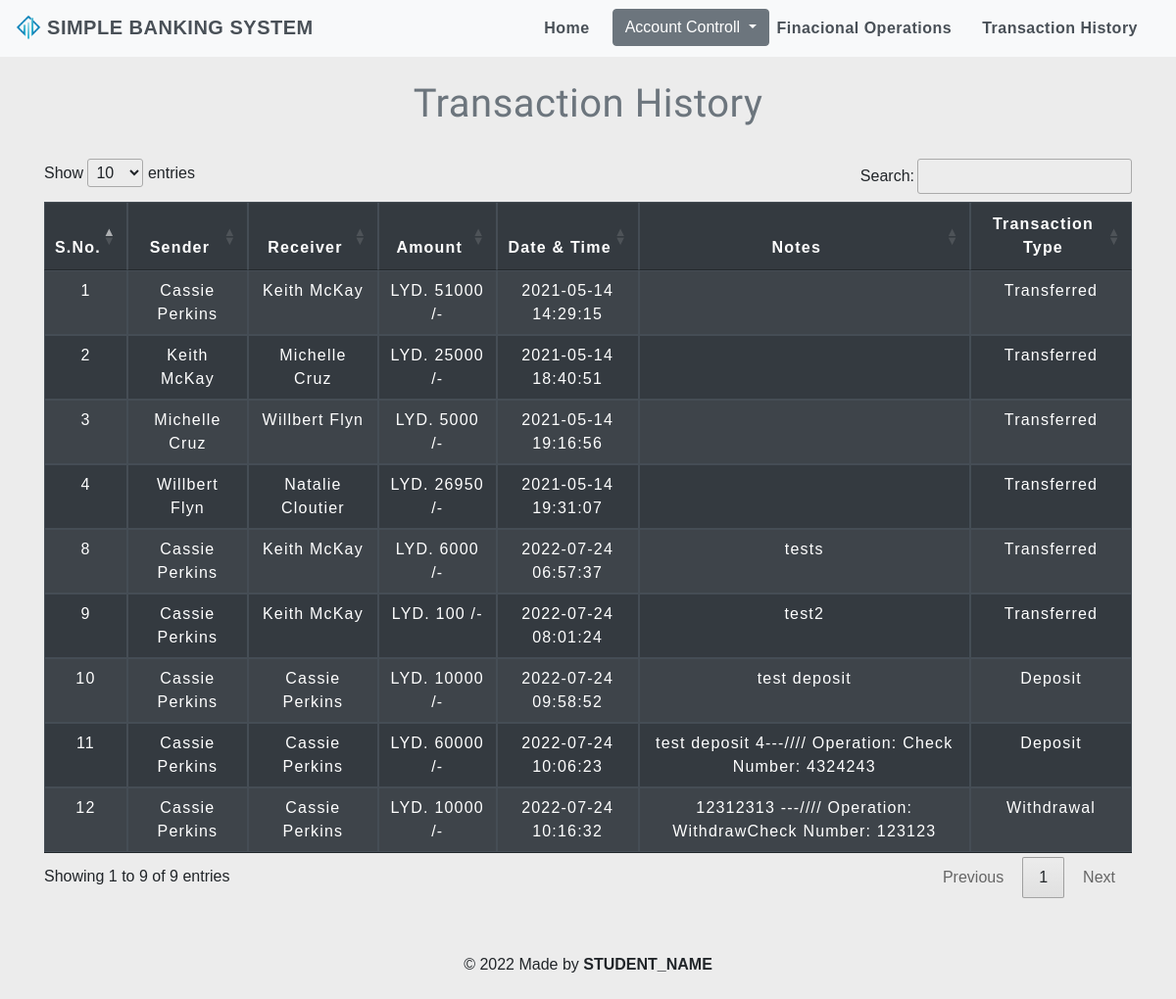
/transactionhistory.php, run on an earlier commit of the app's database.
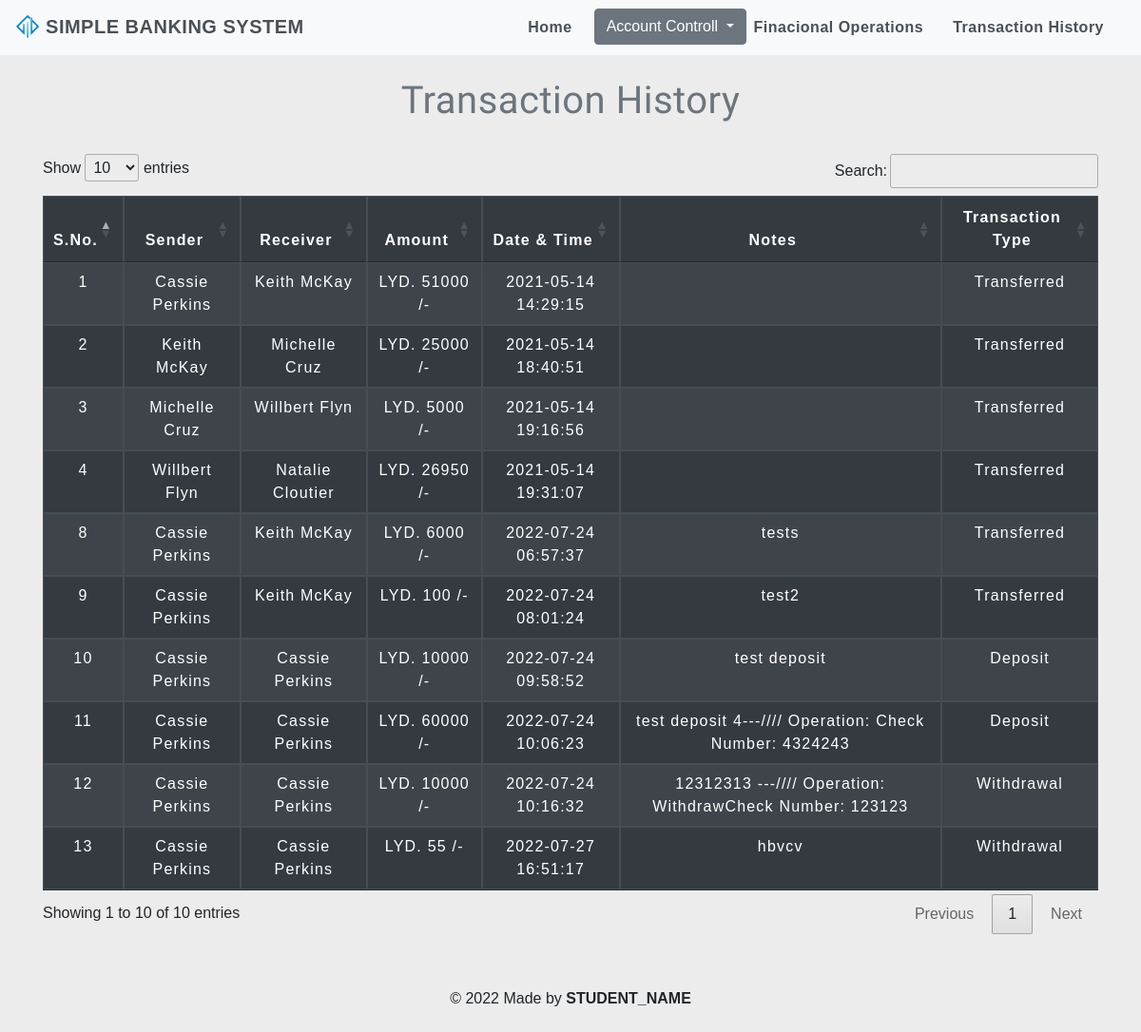
And on a later commit of the database.
### tables this page shows
CREATE TABLE `transaction` (
  `sno` bigint(20) NOT NULL,
  `senderId` int(7) DEFAULT NULL,
  `receiverId` int(7) DEFAULT NULL,
  `balance` bigint(20) NOT NULL,
  `datetime` datetime NOT NULL DEFAULT current_timestamp(),
  `notes` text DEFAULT NULL,
  `status` tinyint(2) UNSIGNED NOT NULL DEFAULT 1,
  `actionType` tinyint(1) UNSIGNED NOT NULL DEFAULT 0,
  `checkNumber` varchar(50) DEFAULT NULL
);

CREATE TABLE `users` (
  `id` int(7) NOT NULL,
  `name` text NOT NULL,
  `email` varchar(30) NOT NULL,
  `gender` varchar(155) NOT NULL,
  `balance` int(8) NOT NULL,
  `nid` varchar(12) DEFAULT NULL,
  `phone` varchar(18) DEFAULT NULL,
  `address` text DEFAULT NULL,
  `notes` text DEFAULT NULL,
  `status` tinyint(2) UNSIGNED NOT NULL DEFAULT 1,
  `checksum` bigint(20) DEFAULT 0,
  `image` text DEFAULT NULL,
  `overDraw` int(12) NOT NULL DEFAULT 0
);

### transactionhistory.php (the view, shortened to what this page needs)
<!DOCTYPE html>
<html lang="en">
<head>
    <link rel="stylesheet" href="https://cdn.jsdelivr.net/npm/bootstrap@4.6.2/dist/css/bootstrap.min.css">
    <link rel="stylesheet" type="text/css" href="https://cdn.datatables.net/1.12.1/css/jquery.dataTables.css">
        <link rel="stylesheet" type="text/css" href="css/table.css">
    <link rel="stylesheet" type="text/css" href="css/navbar.css">
</head>
<body style="background-color : #ececec;">
<?php
  include 'navbar.php';
?>
	<div class="container">
        <h2 class="text-center pt-4" style="color :#6c757d;">Transaction History</h2>
       <br>
       <div class="table-responsive-sm">
    <table id="dtBasicExample" class="table table-hover table-striped table-condensed table-dark table-bordered">
        <thead style="color : white;">
            <tr>
                <th class="text-center">S.No.</th>
                <th class="text-center">Sender</th>
                <th class="text-center">Receiver</th>
                <th class="text-center">Amount</th>
                <th class="text-center">Date & Time</th>
                <th class="text-center">Notes</th>
                <th class="text-center">Transaction Type</th>
            </tr>
        </thead>
        <tbody>
        <?php
            include 'config.php';
            $sql ="SELECT transaction.sno , transaction.balance as ammount , transaction.datetime ,
             transaction.notes as tranNotes , transaction.status , transaction.actionType ,
              sender.name as senderName , receiver.name as receiverName FROM `transaction`
               JOIN users sender ON transaction.senderId = sender.id
               JOIN users receiver ON transaction.receiverId = receiver.id
               WHERE sender.status <> 9 And receiver.status <> 9;";
            $query =mysqli_query($conn, $sql);
            while($rows = mysqli_fetch_assoc($query))
            {
        ?>
            <tr style="color : white;">
            <td class="py-2"><?php echo $rows['sno']; ?></td>
            <td class="py-2"><?php echo $rows['senderName']; ?></td>
            <td class="py-2"><?php echo $rows['receiverName']; ?></td>
            <td class="py-2">LYD. <?php echo $rows['ammount']; ?> /-</td>
            <td class="py-2"><?php echo $rows['datetime']; ?> </td>
            <td class="py-2"><?php echo $rows['tranNotes']; ?> </td>
            <td class="py-2"><?php switch ($rows['actionType']) {
            case 1 :
                 echo 'Deposit';
                break;
            case 2 :
                echo 'Withdrawal';
                break;
            case 3 :
                echo 'Transferred';
                break;
            }
            ?> </td>
        <?php
            }
        ?>
        </tbody>
    </table>
    </div>
</div>
<?php include 'footer.php'; ?>
                        </body>
</html>

What changed in the data, as far as the page shows it:
added transaction: sno "13", senderId.name "Cassie Perkins", balance "55", datetime "2022-07-27 16:51:17", notes "hbvcv", actionType "Withdrawal"
Also different on the page:
text written by a page script: "Show entries Search: Showing 1 to 9 of 9 entries Previous 1 Next" → "Show entries Search: Showing 1 to 10 of 10 entries Previous 1 Next"
